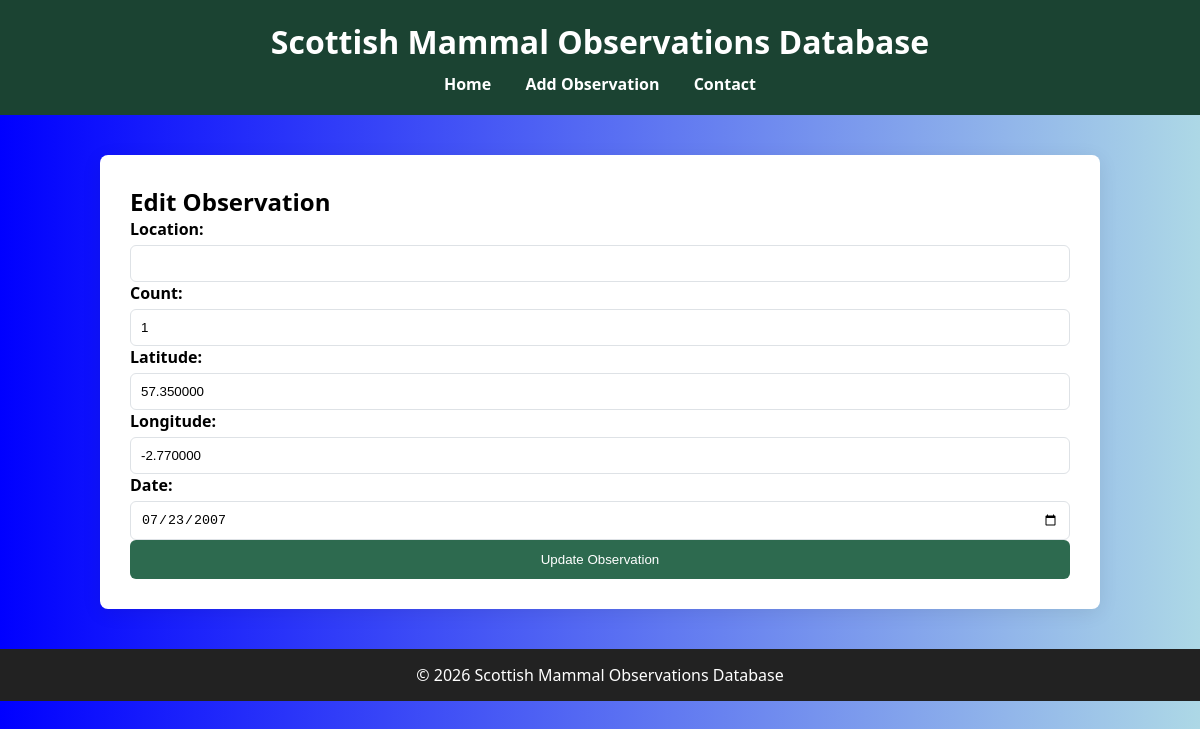
/edit_observation.php?id=7680, run on the app's committed database.
### tables this page shows
CREATE TABLE `observations` (
  `id` int(11) NOT NULL,
  `locality` varchar(255) DEFAULT NULL COMMENT 'Location name or description',
  `individual_count` int(11) DEFAULT NULL COMMENT 'Number of individuals observed',
  `latitude` decimal(10,6) DEFAULT NULL COMMENT 'Decimal latitude (WGS84)',
  `longitude` decimal(10,6) DEFAULT NULL COMMENT 'Decimal longitude (WGS84)',
  `gbif_species_key` int(11) DEFAULT NULL COMMENT 'GBIF species identifier - foreign key to SPECIES table',
  `observation_date` date DEFAULT NULL,
  PRIMARY KEY (`id`),
  KEY `idx_gbif_key` (`gbif_species_key`),
  KEY `idx_location` (`latitude`,`longitude`),
  CONSTRAINT `fk_species` FOREIGN KEY (`gbif_species_key`) REFERENCES `species` (`gbif_species_key`)
);

### edit_observation.php (the view, shortened to what this page needs)
<?php
$pdo = getDbConnection();
$id = $_GET['id'];
$stmt = $pdo->prepare("SELECT * FROM observations WHERE id = ?");
$stmt->execute([$id]);
$obs = $stmt->fetch();
require_once 'includes/header.php';
?>
<h2>Edit Observation</h2>
<form method="POST">
    <label>Location:</label>
    <input type="text" name="locality" value="<?php echo $obs['locality']; ?>">
    <label>Count:</label>
    <input type="number" name="count" value="<?php echo $obs['individual_count']; ?>">
    <label>Latitude:</label>
    <input type="text" name="lat" value="<?php echo $obs['latitude']; ?>">
    <label>Longitude:</label>
    <input type="text" name="lon" value="<?php echo $obs['longitude']; ?>">
    <label>Date:</label>
    <input type="date" name="date" value="<?php echo $obs['observation_date']; ?>">
    <button type="submit">Update Observation</button>
</form>
<?php require_once 'includes/footer.php'; ?>

### css/style.css (style rules this page uses)
:root { --clr-primary: #2d6a4f; --clr-primary-dark: #1b4332; --clr-primary-light: #52b788; --clr-accent: #f4a261; --clr-bg: #f8f9fa; --clr-surface: #ffffff; --clr-text: #212529; --clr-text-muted: #6c757d; --clr-border: #dee2e6; --radius: 8px; --shadow: 0 4px 20px rgba(0,0,0,0.08); }
* { box-sizing: border-box; margin: 0; padding: 0; }
body { font-family: 'Segoe UI', sans-serif; background: linear-gradient(to right, blue, lightblue); min-height: 100vh; }
label { font-weight: 600; margin-bottom: 5px; display: block; }
input, textarea, select { width: 100%; padding: 10px; border-radius: 6px; border: 1px solid var(--clr-border); }
button { width: 100%; padding: 12px; background: var(--clr-primary); color: white; border: none; border-radius: 6px; cursor: pointer; }

### data on the page
observations: count "1", lat "57.350000", lon "-2.770000", date "07/23/2007"
